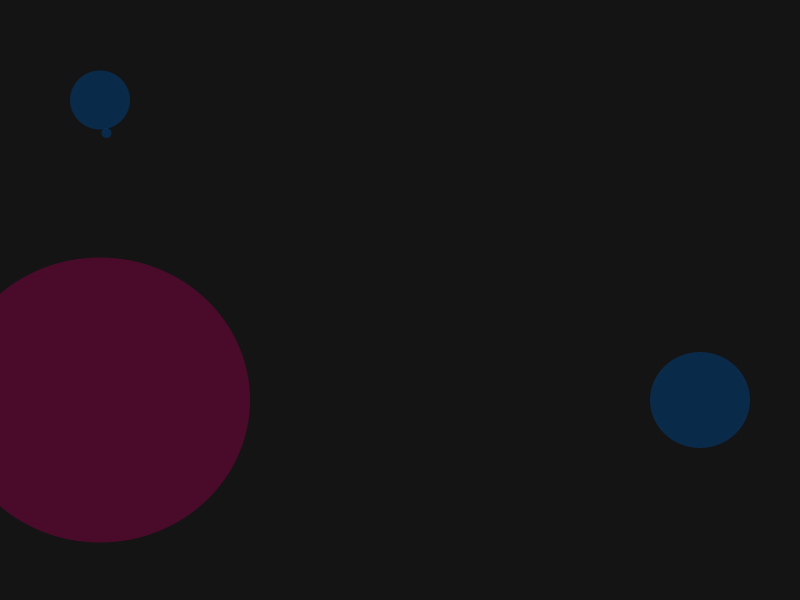
Frame 1 (no input)
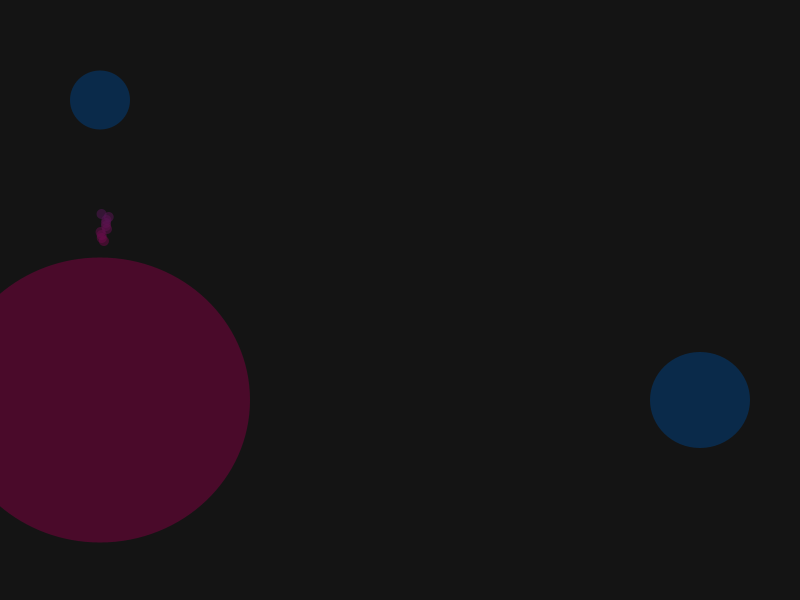
Frame 60 (the mouse pressed at the canvas centre just before this capture)
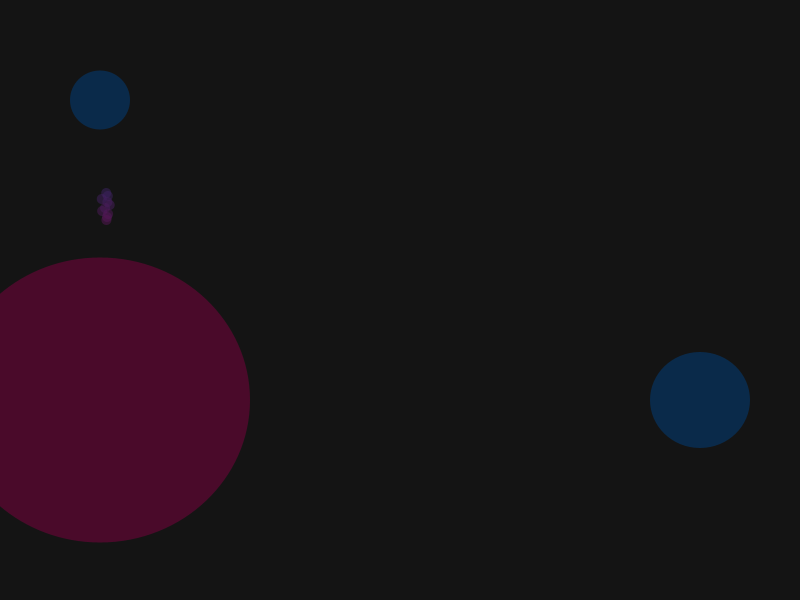
Frame 120 (the mouse held since frame 60 and released just before this capture)

The Processing sketch that drew these frames (run headless with seeded random() and noise(); from frame 60 on, the mouse is pressed at the canvas centre):

// Processing sketch: s06t00lynch
// ── s06t00lynch.pde
// Expresión Digital II - Diseño Digital - UDD - 2016
// Ricardo Vidal Lynch
// s06c00lynch

/* 
 El sketch se controla con la presión de una tecla
 para cambiar entre 2 funciones. Las funciones dibujan
 unas "naves" que van desde un planeta a otro, dejando
 un rastro y cambiando de color a medida que se acercan
 a un planeta u otro.
 */

color red, blue, newC, newC2; // Variables de color.
float amt, amt2; // Variables para lerpColor.
Boolean nave = false; // Boolean para diferenciar una función de la otra.
int count = 10; // Contador para refrescar el fondo intermitentemente.
int miColor = 64; // Variable para crear mis colores.
int fondo = 20; // Color de fondo.
int velX, velY; // Velocidades para generar los rebotes.
int posX, posY; // Posición de las naves.

void setup() {
  size(800, 600);
  red = color ( miColor * 2, 0, miColor, miColor * 2); // Mi color 1.
  blue = color ( 0, miColor, miColor * 2, miColor * 2); // Mi color 2.
  velX = 6;
  velY = 3;
  posX = 250;
  posY = 130; // Declaración de las variables.
  background(20); // Fondo inicial.
  noStroke();
}


void draw() {
  if ( count == 10) { // El contador solo actúa cada 10 frames, para que el refresco de fondo genere el efecto de "rastro" que dejan las naves
    background(fondo, fondo, fondo, miColor*2); // Refresca el fondo.
    count = 0; // Resetea el contador.
    fill ( red);
    ellipse ( 100, 400, 300, 285);
    fill ( blue);
    ellipse ( 700, 400, 100, 96);
    ellipse ( 100, 100, 60, 59); // Se dibujan los planetas nuevamente;
  }


  amt = map ( posX, 250, 650, 0, 1);
  newC = lerpColor ( red, blue, amt); 

  amt2 = map ( posY, 260, 130, 0, 1);
  newC2 = lerpColor ( red, blue, amt2); // Generación de lerpColors para las naves


  if ( nave == true) {
    if ( posX > 650  || posX < 250) {
      velX = -velX; // Rebote de la nave horizontal.
    }
    posX += velX;
    nave1 ( posX, random(10)); // Crear la nave, el random permite que genere el efecto de rastro.
    posY = 130; // Reinicia la posición del planeta vertical.
  } else {
    if ( posY > 260  || posY < 130) {
      velY = -velY; // Rebote de la nave vertical.
    }
    posY += velY;
    nave2 ( random(10), posY); // Crea la segunda nave, con el mismo random.
    posX = 250; // Reinicia la posición del planeta horizontal.
  }
  count++; // Crecimiento del contador para refrescar el fondo.
}

void nave1 ( int x, float y) { // Función nave.
  fill ( newC); // Fill con el lerpColor.
  ellipse ( x, 400 + y, 10, 10);
}

void nave2 ( float x, int y) { // Función nave 2.
  fill ( newC2); // Fill con el lerpColor.
  ellipse ( x + 100, y, 10, 10);
}

void keyPressed() { // Este keyPressed cambia el estado del Boolean para mostrar una nave o la otra.
  nave = !nave;
}
